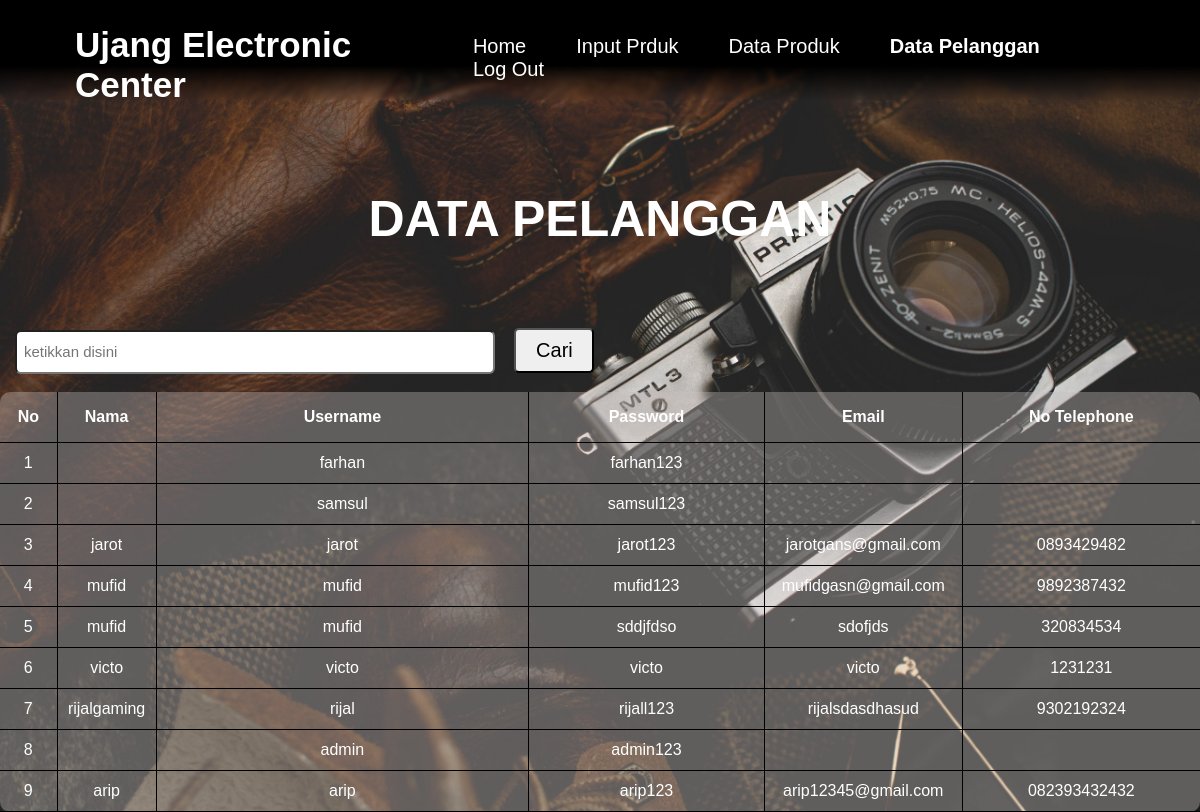
Page /datapelangganadmin.php on the committed database.
### tables this page shows
CREATE TABLE `loginadmin` (
  `id` int(11) NOT NULL,
  `nama` varchar(50) NOT NULL,
  `Username` varchar(30) NOT NULL,
  `Password` varchar(30) NOT NULL,
  `email` varchar(50) NOT NULL,
  `notelp` varchar(15) NOT NULL,
  `level` varchar(20) NOT NULL
);

### datapelangganadmin.php (the view, shortened to what this page needs)
<?php
    $conn = mysqli_connect('localhost','root','','webprogdb');
    $result = mysqli_query($conn,"SELECT * FROM loginadmin");
?>
<!DOCTYPE html>
<html lang="en">
<head>
    <link rel="stylesheet" href="datapelangganadmin.css">
</head>
<body>
<nav>
    <a class="logo" href="adminhome.php">Ujang Electronic Center</a>
        <ul>
            <li><a href="adminhome.php">Home</a></li>
            <li><a href="inputprodukadmin.php">Input Prduk</a></li>
            <li><a href="dataprodukadmin.php">Data Produk</a></li>
            <li><a href="datapelangganadmin.php"><b>Data Pelanggan</b></a></li>
            <li><a href="logout.php">Log Out</a></li>
        </ul>
</nav>
<main>
    <div class="container">
    <h1>DATA PELANGGAN</h1>
    <div class="">
    <form action="" method="post">
        <input type="text" name="keyword" size="50" placeholder="ketikkan disini" autofocus="">
        <button type="submit" name="cari">Cari</button>
    </form><br>
    <table cellpadding="10" cellspacing="0">
        <tr>
            <th class="kol1">No</th>
            <th class="kol2">Nama</th>
            <th class="kol3">Username</th>
            <th class="kol4">Password</th>
            <th class="kol5">Email</th>
            <th class="kol6 none">No Telephone</th>
        </tr>
        <?php $i=1; while($row = mysqli_fetch_assoc($result)):?>
        <tr>
            <td class="kol7"><?= $i ; ?></td>
            <td><?= $row["nama"]; ?></td>
            <td><?= $row["Username"]; ?></td>
            <td><?= $row["Password"]; ?></td>
            <td><?= $row["email"]; ?></td>
            <td class="none"><?= $row["notelp"]; ?></td>
        </tr>
        <?php $i++; endwhile;?>
    </table>
    </div>
    </div>
</main>
</body>
</html>

### datapelangganadmin.css (style rules this page uses)
* { margin: 0; padding: 0; font-family: Arial, Helvetica, sans-serif; }
body { background-image: url(images/bacground\ home\ admin.jpg); background-size: cover; font-family: Arial, Helvetica, sans-serif; }
nav { display: flex; justify-content: space-between; height: 80px; position: relative; width: 100%; height: 100px; background-color: black; background: linear-gradient(180deg, #000000 65.27%, rgba(0, 0, 0, 0) 100%); backdrop-filter: blur(2px); }
nav .logo { box-sizing: border-box; padding-left: 20px; margin-top: 25px; margin-left: 55px; font-size: 35px; text-decoration: none; color: white; font-weight: bold; height: 50px; }
ul { list-style-type: none; margin-top: 35px; margin-right: 130px; height: 0; }
li { float: left; }
li a { color: white; text-decoration: none; margin-left: 50px; font-size: 20px; }
.container { margin: auto; display: flex; justify-content: center;align-items: center; flex-direction: column; }
.container table { text-align: center; background: rgba(198, 190, 190, 0.37); box-shadow: 5px 6px 3px rgba(0, 0, 0, 0.25); border-radius: 10px; }
.container h1 { text-align: center; font-family: 'Times New Roman', Times, serif; margin-top: 90px; margin-bottom: 80px; font-size: 50px; color: white; font-family: sans-serif; }
th { border-bottom: 1px solid black; border-right: 1px solid black; color: white; }
td { border-bottom: 1px solid black; border-right: 1px solid black; color: white; }
.none { border-right: none; }
.kol1 { width: 60px; height: 50px; }
.kol2 { width: 100px; }
.kol3 { width: 400px; }
.kol4 { width: 250px; }
.kol5 { width: 200px; }
.kol6 { width: 250px; }
.kol7 { height: 40px; }
.container input { height: 40px; padding-left: 7px; margin-left: 15px; border-radius: 6px; font-size: 15px; }
.container button { width: 80px; height: 45px; border-radius: 5px; margin-left: 15px; font-size: 20px; cursor: pointer; }

### rows in the picture
loginadmin: Username "farhan", Password "farhan123"
loginadmin: Username "samsul", Password "samsul123"
loginadmin: nama "jarot", Username "jarot", Password "jarot123", email "jarotgans@gmail.com", notelp "0893429482"
loginadmin: nama "mufid", Username "mufid", Password "mufid123", email "mufidgasn@gmail.com", notelp "9892387432"
loginadmin: nama "mufid", Username "mufid", Password "sddjfdso", email "sdofjds", notelp "320834534"
loginadmin: nama "victo", Username "victo", Password "victo", email "victo", notelp "1231231"
loginadmin: nama "rijalgaming", Username "rijal", Password "rijall123", email "rijalsdasdhasud", notelp "9302192324"
loginadmin: Username "admin", Password "admin123"
loginadmin: nama "arip", Username "arip", Password "arip123", email "arip12345@gmail.com", notelp "082393432432"
